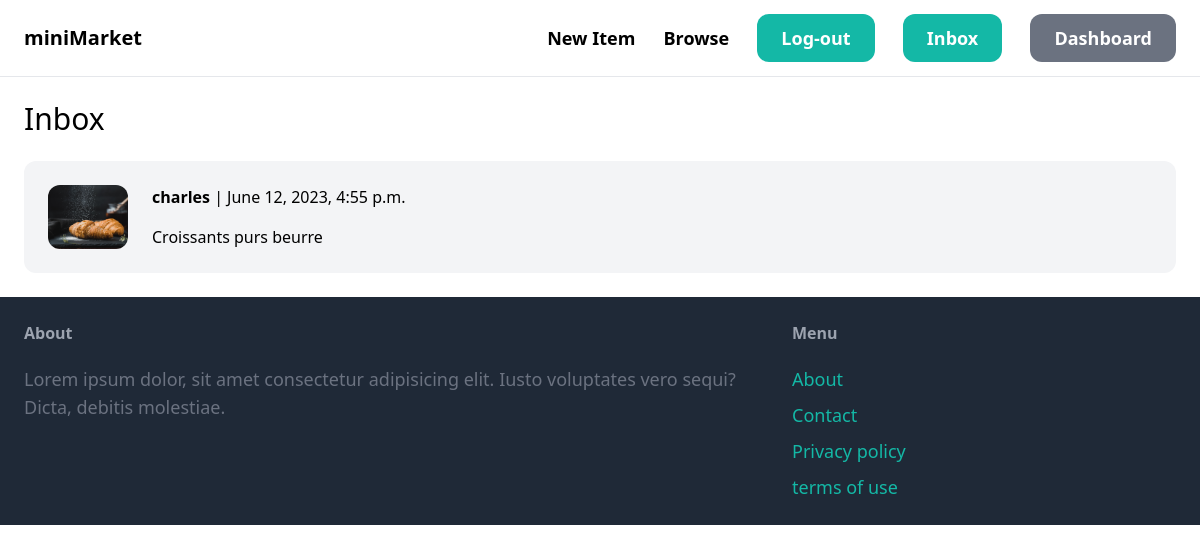
The page /inbox/ (signed in) on the database its author committed.
### chat/models.py (models this page shows)
class Chat(models.Model):
    item = models.ForeignKey(Item, related_name='chat', on_delete=models.CASCADE)
    members = models.ManyToManyField(User, related_name='chat')
    created_at = models.DateTimeField(auto_now_add=True)
    modified_at = models.DateTimeField(auto_now=True)
    class Meta:
        ordering = ('-modified_at',)

### item/models.py (models this page shows, shortened)
class Item(models.Model):
    category = models.ForeignKey(Category, related_name='items', on_delete=models.CASCADE)
    name = models.CharField(max_length=255)
    description = models.TextField(blank=True, null=True)
    price = models.FloatField()
    image = models.ImageField(upload_to='item_images', blank=True, null=True)
    is_sold = models.BooleanField(default=False)
    created_by = models.ForeignKey(User, related_name='items', on_delete=models.CASCADE)
    created_at = models.DateTimeField(auto_now_add=True)

### chat/views.py (the view)
# urls.py: path('', views.inbox, name='inbox'),
@login_required
def inbox(request):
   chat = Chat.objects.filter(members__in=[request.user.id])
   return render(request, 'chat/inbox.html', {
       'chat': chat
   })

### chat/templates/chat/inbox.html (shortened to what this page needs)
{% extends 'core/base.html' %}
{% block content %}
<h1 class="mb-6 text-3xl">Inbox</h1>
<div class="space-y-6">
    {% for newchat in chat %}
        <a href="{% url 'chat:detail' newchat.id %}">
            <div class="p-6 flex bg-gray-100 rounded-xl">
                <div class="pr-6">
                    <img src="{{ newchat.item.image.url }}" class="w-20 rounded-xl">
                </div>
                <div>
                    {% for member in newchat.members.all %}
                        {% if member != request.user %}
                            <p class="mb-4"><strong>{{ member.username }}</strong> | {{ newchat.modified_at }}</p>
                            <p>{{ newchat.item.name }}</p>
                        {% endif %}
                    {% endfor %}
                </div>
            </div>
        </a>
    {% endfor %}
</div>
{% endblock %}

### rows shown on the page
Chat: item.image (picture), modified_at "June 12, 2023, 4:55 p.m.", item.name "Croissants purs beurre"

### other values the page prints
{{ member.username }} "charles"
